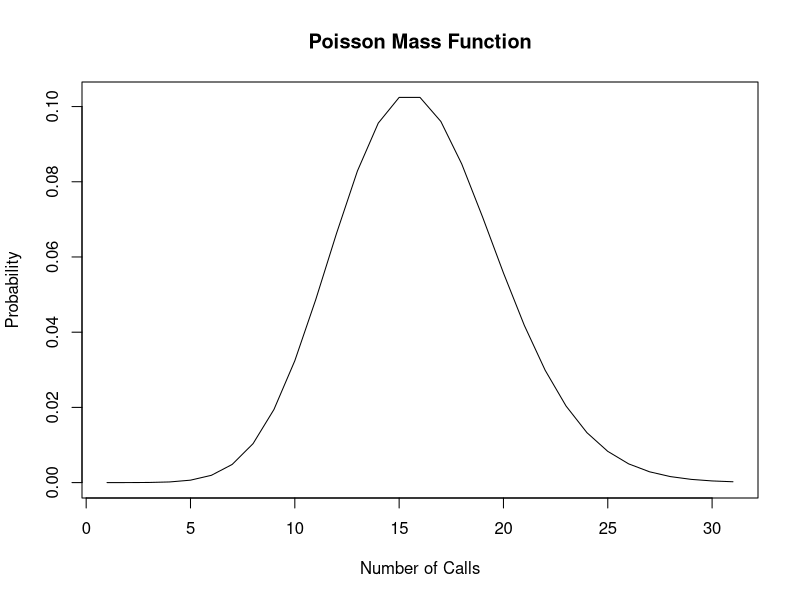
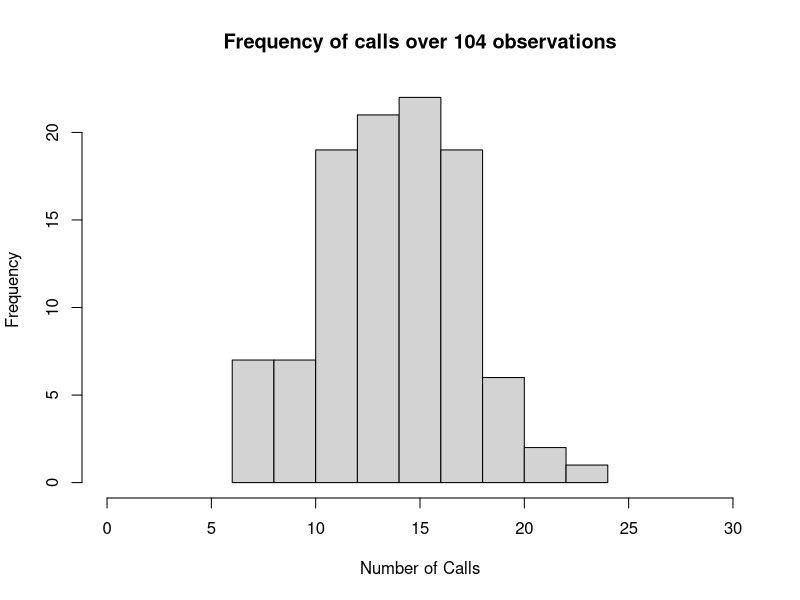

The R script that drew these images, in order:
## ---- chunk 1
knitr::opts_chunk$set(echo = TRUE)
## ---- chunk 2
#We will use the function ppois since it calculates the poisson probability for a variable that is not discrete. A discrete variable would be like exactly 8 calls, but we want to know the probablity of 8 calls and more.
#lambda is equal to the mean so lambda<-15
#q is equal to the number of success, in this case 8+
#lower.tail is equal to TRUE if you want the probability of less than a certain number and FALSE if you want probability of more than a certain number. Because we want to know the probability of the 8+ we want to use FALSE The default for this function is TRUE so we need to include lower in our function.

#ppois(q, lambda, lower.tail)
Probability<-ppois(q = 8, lambda = 15, lower.tail = FALSE)
Probability
## ---- chunk 3
#Now we have a discrete value of 0 which means we want to use dpois.
#same variables as above except q = 0. 
Probability<-dpois(0, lambda = 15)
Probability
#As you can see, there is very very low probability of our scinetist hearing nothing. 
## ---- chunk 4
#same as above but we replace 0 with 3
Probability<-dpois(3, lambda = 15)
Probability
#Still low but more likely than 0 calls. 
## ---- chunk 5
#So from what I gather, the poisson mass function is a line. that shows the distribution of probabilities for a given function. 
?plot
plot(dpois(x = 0:30, lambda = 15), type = "l", xlab = "Number of Calls", ylab = "Probability", main = "Poisson Mass Function")
#We want to plot the discrete values for 0 to 30 for our poisson distribution which is why we used dpois. The type specifies the type of graph, in this case, l tells R to make a line graph. xlab, ylab, and main label the axises. 
## ---- chunk 6
?rpois
#So my interweb searches have lead me to finding rpois(). So lets look for a little information about rpois(). 
rpois(104, lambda = 15)
#That was rather easy! n = 104 (or the number of trials), and of course lambda still equals 15. 
## ---- chunk 7
?hist
x<-rpois(104, lambda = 15)
hist(x, xlim = c(0, 30), xlab = "Number of Calls", main = "Frequency of calls over 104 observations")
#The hist() fucntion denotes a histogram. xlim sets the limits of the x axis, xlab lables the x axis and main labels the title of the histogram. 
